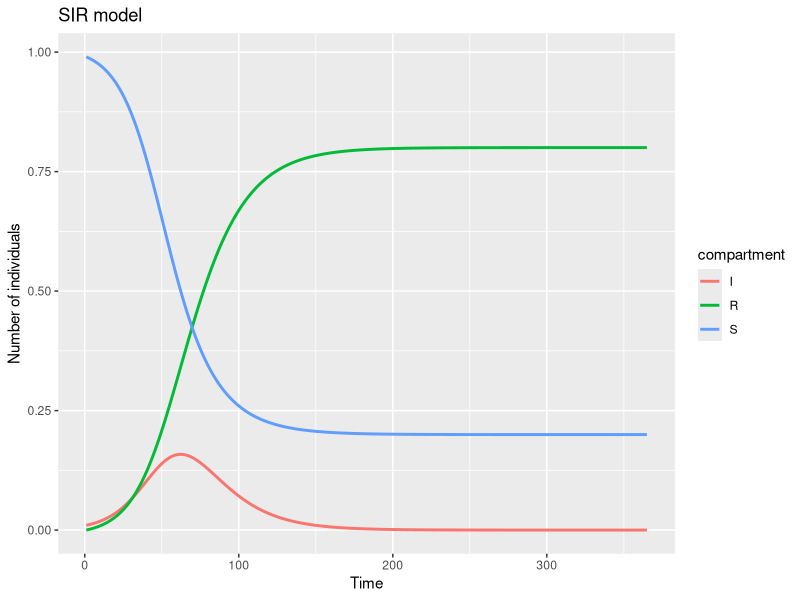
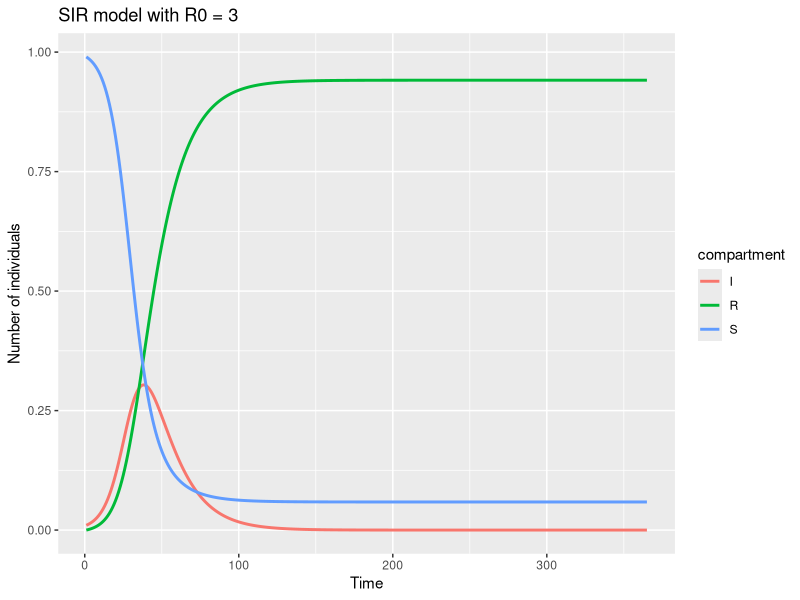
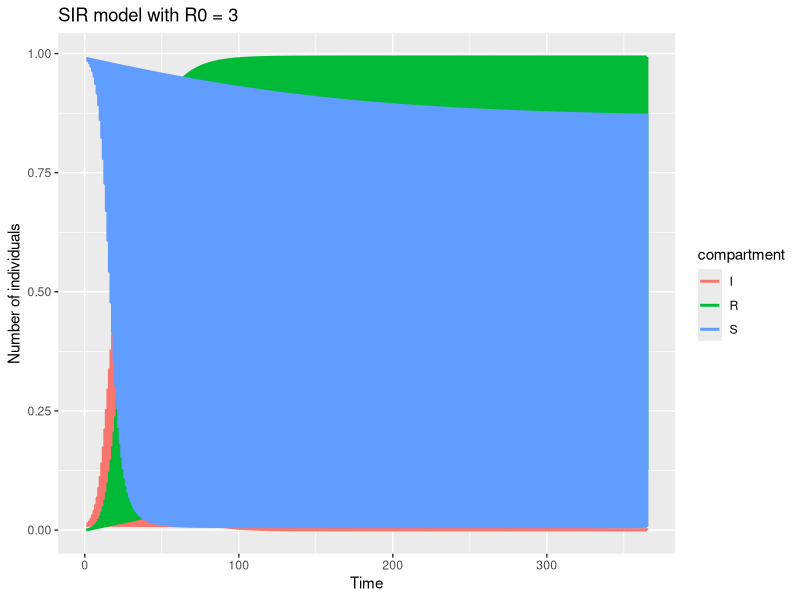

Source code (R) for these figures, in order:
## ---- chunk 1
knitr::opts_chunk$set(
  echo = TRUE,
  warning = FALSE,
  message = FALSE
)
## ---- chunk 2
# 1. Define the SIR model
sir_model <- function(t, y, parms) {
  with(as.list(c(y, parms)), {
    dS <- -beta * S * I
    dI <- beta * S * I - gamma * I
    dR <- gamma * I
    return(list(c(dS, dI, dR)))
  })
}
## ---- chunk 3
# 2. Define the parameter 

R0 <- 2

# The infectious period is the average duration for which an individual remains infectious.
infectious_period <- 14
# Remember gamma = 1/ infectious_period as discussed in the slides
gamma <- 1/infectious_period 

# The define beta, we will use the relation R0 = beta / gamma  because it is easier to interpret, that is, given an R0 and infectious period, we can calculate the corresponding beta value.
# beta is not directly interpretable because it is a composite of a number of factors.
beta <- R0 * gamma

# The parameters
params <- c(
  beta = beta,
  gamma = gamma
)
## ---- chunk 4
#3. Define the initial conditions
N  <- 1
I0 <- 0.01
# Initial conditions for S, I, R
inits <- c(S = N - I0, I = I0, R = 0)
## ---- chunk 5
# 4. Define the time points to return results
dt <- 1:365
## ---- chunk 6
#5. Solve the model
# Load the necessary libraries
library(deSolve)
# Solve the model
results <- deSolve::lsoda(
  y = inits,
  times = dt,
  func = sir_model,
  parms = params
)
## ---- chunk 7
#6. Manipulate and interpret the results
# Make it a data.frame
results <- as.data.frame(results)
head(results)
## ---- chunk 8
# Load the necessary libraries
library(ggplot2)
library(tidyr)
# Create data for ggplot2 by reshaping
results_long <- results |>
  pivot_longer(
    cols = c(2:4),
    names_to = "compartment",
    values_to = "value"
  )

sir_plot <- ggplot(
  data = results_long,
  aes(
    x = time,
    y = value,
    color = compartment
  )
  ) +
  geom_line(linewidth = 1) +
  labs(
    title = "SIR model",
    x = "Time",
    y = "Number of individuals"
  )
plot(sir_plot)
## ---- chunk 9
# 2. Define the parameter 
R0 <- 3

# The infectious period is the average duration for which an individual remains infectious.
infectious_period <- 14
# Remember gamma = 1/ infectious_period as discussed in the slides
gamma <- 1/infectious_period 

# The define beta, we will use the relation R0 = beta / gamma  because it is easier to interpret, that is, given an R0 and infectious period, we can calculate the corresponding beta value.
# beta is not directly interpretable because it is a composite of a number of factors.
beta <- R0 * gamma

# The parameters
params <- c(
  beta = beta,
  gamma = gamma
)

# Solve the model
results_R03 <- deSolve::lsoda(
  y = inits,
  times = dt,
  func = sir_model,
  parms = params
)

results_R03 <- as.data.frame(results_R03)
head(results_R03)

results_R03_long <- results_R03 |>
  pivot_longer(
    cols = c(2:4),
    names_to = "compartment",
    values_to = "value"
  )

sir_R03_plot <- ggplot(
  data = results_R03_long,
  aes(
    x = time,
    y = value,
    color = compartment
  )
  ) +
  geom_line(linewidth = 1) +
  labs(
    title = "SIR model with R0 = 3",
    x = "Time",
    y = "Number of individuals"
  )
plot(sir_R03_plot)
## ---- chunk 10
library(deSolve)
library(ggplot2)
library(tidyr)
# Define the initial conditions
N  <- 1
I0 <- 0.01
# Initial conditions for S, I, R
inits <- c(S = N - I0, I = I0, R = 0)
# Define the values of R0
R0s <- c(1, 2, 3, 4, 5)

# The infectious period is the average duration for which an individual remains infectious.
infectious_period <- 14
# Remember gamma = 1/ infectious_period as discussed in the slides
gamma <- 1/infectious_period 

# Define the time points
dt <- 1:365
# Initialize a list to store the results
results_R0s <- list()

# Loop through the values of R0
for (R0 in R0s) {
  # The define beta, we will use the relation R0 = beta / gamma  because it is easier to interpret, that is, given an R0 and infectious period, we can calculate the corresponding beta value.
  # beta is not directly interpretable because it is a composite of a number of factors.
  beta <- R0 * gamma
  
  # The parameters
  params <- c(
    beta = beta,
    gamma = gamma
  )

# Solve the model
results_R0 <- deSolve::lsoda(
    y = inits,
    times = dt,
    func = sir_model,
    parms = params
)

results_R0 <- as.data.frame(results_R0)
results_R0$R0 <- R0
results_R0_long <- results_R0 |>
  pivot_longer(
    cols = c(2:4),
    names_to = "compartment",
    values_to = "value"
  )
results_R0s[[as.character(R0)]] <- results_R0_long

# Combine the results into a single data frame
output <- do.call(rbind, results_R0s)
}

# Plot the results
R0_plot <- ggplot(
  data = output,
  aes(
    x = time,
    y = value,
    color = compartment
  )) +
  geom_line(linewidth = 1) +
  labs(
    title = "SIR model with R0 = 3",
    x = "Time",
    y = "Number of individuals"
)
plot(R0_plot)
